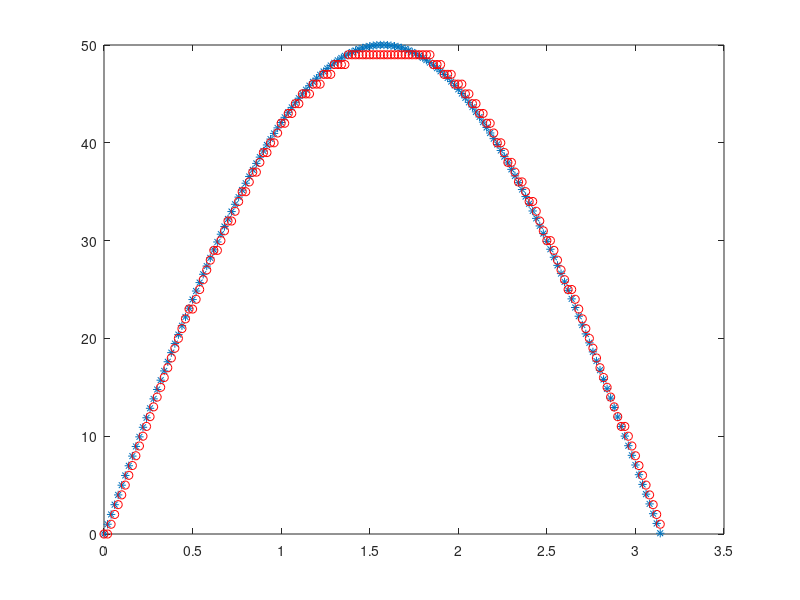

Recreate this plot in MATLAB.
%generar trayectoria sencilla:

close all

t = [0:0.02:pi];
pos = 50*sin(t);
plot(t,pos,'*')

pf = zeros(size(pos));
pb = zeros(size(pos));
inc = 0;
for i = 2:length(pos)
    inc = inc + pos(i)-pos(i-1);
    if inc > 1
        pf(i) = 1;
        inc = inc - 1;
    end
    if inc < 1 & inc > -1
    end
    if inc < -1
        pb(i) = 1;
        inc = inc + 1;
    end
end

hold on
abs = 0;
for i = 1:length(pf)
    if pf(i) == 1
        abs = abs + 1;
    end
    if pb(i) == 1
        abs = abs - 1;
    end
    plot(t(i),abs,'ro');
end

%añadir ceros al final para tener bytes enteros
l = ceil(length(pf)/8)*8;
pf(l)=0;
pb(l)=0;

%cada fila es un byte:
PF = reshape(pf',8,ceil(l/8))';
PB = reshape(pb',8,ceil(l/8))';

%
nf = zeros(1, length(PF));
for i = 1:length(PF)
    byte = mat2str(PF(i,:));
    byte = byte(2:2:end);
    nf(i) = bin2dec(byte);
end

result = mat2str(nf);
for i=1:length(result)
    if result(i) == ' '
        result(i)=',';
    end
end
result

nb = zeros(1, length(PB));
for i = 1:length(PB)
    byte = mat2str(PB(i,:));
    byte = byte(2:2:end);
    nb(i) = bin2dec(byte);
end

result = mat2str(nb);
for i=1:length(result)
    if result(i) == ' '
        result(i)=',';
    end
end
result

